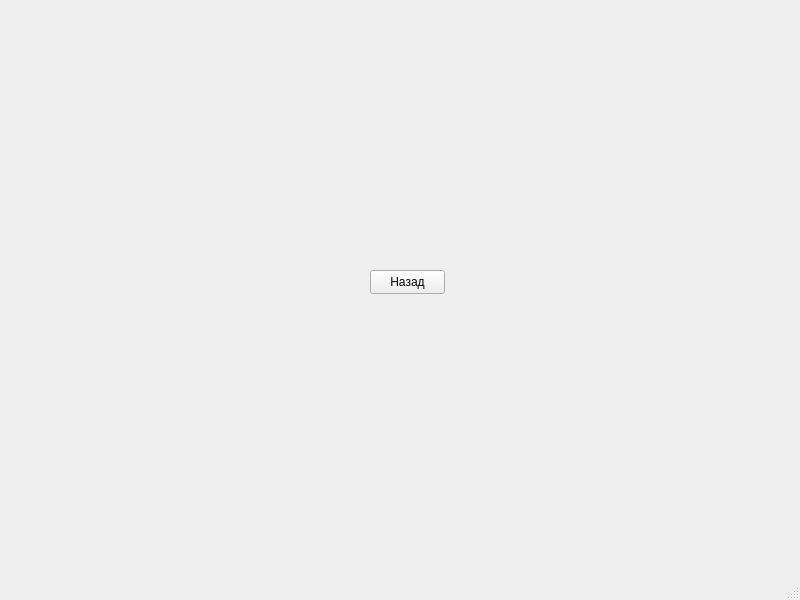
<?xml version="1.0" encoding="UTF-8"?>
<ui version="4.0">
 <class>MainWindow</class>
 <widget class="QMainWindow" name="MainWindow">
  <property name="geometry">
   <rect>
    <x>0</x>
    <y>0</y>
    <width>800</width>
    <height>600</height>
   </rect>
  </property>
  <property name="windowTitle">
   <string>MainWindow</string>
  </property>
  <widget class="QWidget" name="centralwidget">
   <widget class="QPushButton" name="quitButton">
    <property name="geometry">
     <rect>
      <x>370</x>
      <y>270</y>
      <width>75</width>
      <height>24</height>
     </rect>
    </property>
    <property name="text">
     <string>Назад</string>
    </property>
   </widget>
  </widget>
  <widget class="QMenuBar" name="menubar">
   <property name="geometry">
    <rect>
     <x>0</x>
     <y>0</y>
     <width>800</width>
     <height>22</height>
    </rect>
   </property>
  </widget>
  <widget class="QStatusBar" name="statusbar"/>
 </widget>
 <resources/>
 <connections/>
</ui>
